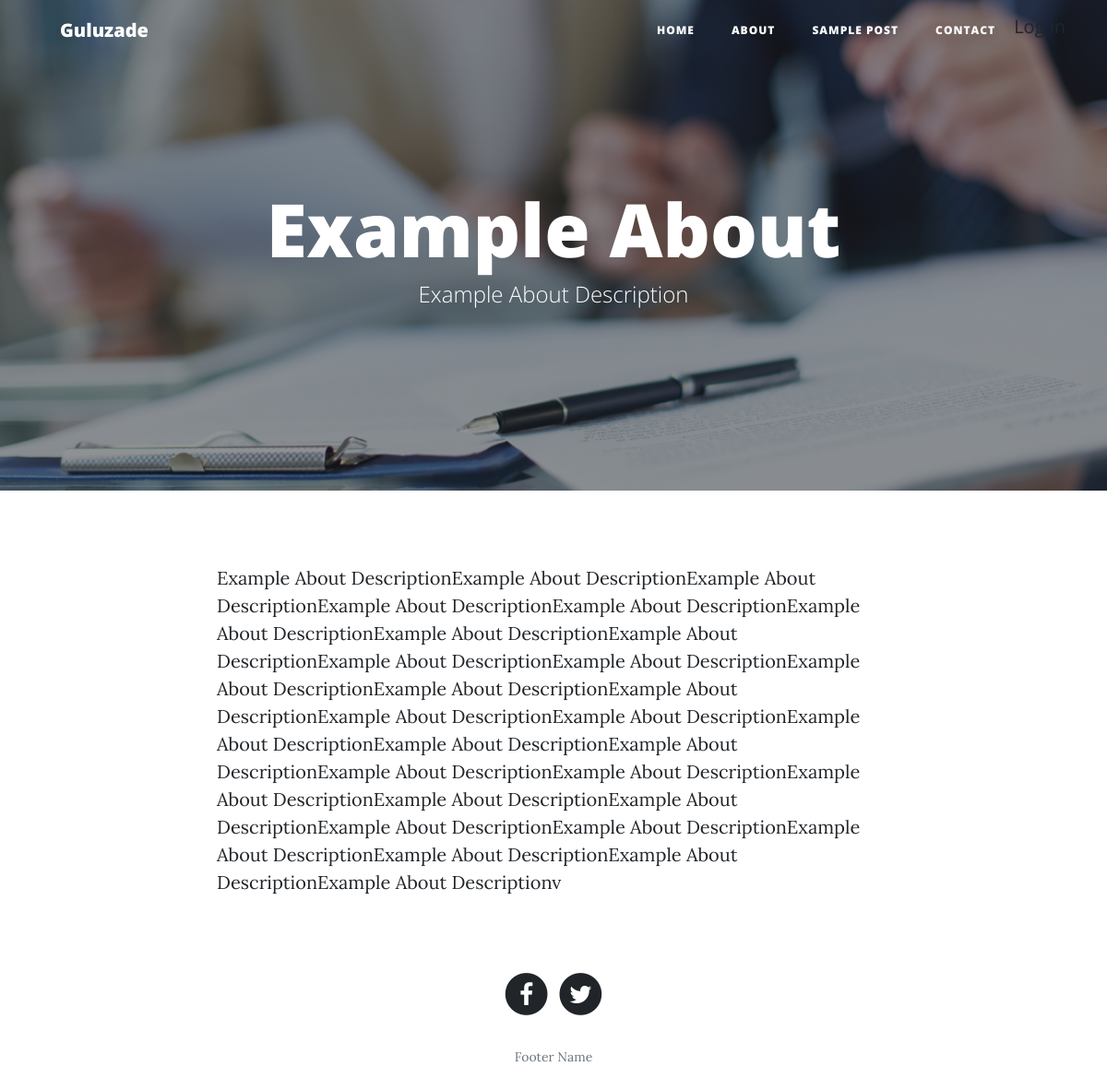
The page /about/ on the database its author committed.
### todo_app/models.py (models this page shows, shortened)
class Main_title(models.Model):
    sitename = models.CharField(max_length=255)
    mainname = models.CharField(max_length=250)
    footername = models.CharField(max_length=250)

class Menu(models.Model):
    title = models.CharField(max_length=250)
    url = models.CharField(max_length=250, null=True, blank=True)

class About_Me(models.Model):
    title = models.CharField(max_length=250)
    description = models.CharField(max_length=250)
    img = models.ImageField(upload_to="about_photo")
    text = models.TextField()

class icon(models.Model):
    icon = models.CharField(max_length=255)
    link = models.URLField()

### todo_app/views.py (the view)
# urls.py: path('about/',about,name="about"),
def about(request):
    context = common_data()
    context["menu"] = Menu.objects.all()
    context["about_title"] = About_Me.objects.all().last()
    return render(request, "about.html", context)

### todo_app/views.py (called while the page is built)
def common_data():
    context = {}
    context["title"] = Main_title.objects.last()
    context["menu"] = Menu.objects.all()
    context["icon"] = icon.objects.all()
    return context

### todo_app/templates/about.html (shortened to what this page needs)
{% extends "base.html" %}
{% block body %}
<header class="masthead" style="background-image: url('{{ about_title.img.url }}')">
    <div class="overlay"></div>
    <div class="container">
        <div class="row">
            <div class="col-lg-8 col-md-10 mx-auto">
                <div class="page-heading">
                    <h1>{{ about_title.title }}</h1>
                    <span class="subheading">{{ about_title.description }}</span>
                </div>
            </div>
        </div>
    </div>
</header>
<div class="container">
    <div class="row">
        <div class="col-lg-8 col-md-10 mx-auto">
            <p>{{ about_title.text }}</p>
        </div>
    </div>
</div>
{% endblock %}

### todo_app/templates/base.html (shortened to what this page needs)
<!DOCTYPE html>
<html lang="en">
{% load static %}
<head>
    <link href="{% static 'vendor/bootstrap/css/bootstrap.min.css' %}" rel="stylesheet">
    <link rel="stylesheet" href="https://maxcdn.bootstrapcdn.com/bootstrap/4.3.1/css/bootstrap.min.css">
    <link href="vendor/font-awesome/css/font-awesome.min.css" rel="stylesheet" type="text/css">
    <link href="{% static 'css/clean-blog.min.css' %}" rel="stylesheet">
    <link rel="stylesheet" href="https://cdnjs.cloudflare.com/ajax/libs/font-awesome/4.7.0/css/font-awesome.min.css">
</head>
<body>
<nav class="navbar navbar-expand-lg navbar-light fixed-top" id="mainNav">
    <div class="container">
        <a class="navbar-brand" href="{% url 'home' %}">{{ title.sitename }}</a>
        <div class="collapse navbar-collapse" id="navbarResponsive">
            <ul class="navbar-nav ml-auto">
                {% for menu_list in menu %}
                    <li class="nav-item">
                        <a class="nav-link" href="{{ menu_list.url }}">{{ menu_list.title }}</a>
                    </li>
                {% endfor %}
                {% if not request.user.is_authenticated %}
                    <a href="{% url 'login-view' %}">Log in</a>
                {% endif %}
            </ul>
        </div>
    </div>
</nav>
{% block body %}
{% endblock %}
<footer>
    <div class="container">
        <div class="row">
            <div class="col-lg-8 col-md-10 mx-auto">
                <ul class="list-inline text-center">
                    {% for i in icon %}
                        <a href="{{ i.link }}">
                              <span class="fa-stack fa-lg">
                                <i class="fa fa-circle fa-stack-2x"></i>
                                <i class="fa {{ i.icon }} fa-stack-1x fa-inverse"></i>
                              </span>
                        </a>
                    {% endfor %}
                </ul>
                <p class="copyright text-muted">{{ title.footername }}</p>
            </div>
        </div>
    </div>
</footer>
</body>
</html>

### rows shown on the page
Main_title: sitename "Guluzade", footername "Footer Name"
Menu: title "HOME"
Menu: title "ABOUT"
Menu: title "SAMPLE POST"
Menu: title "CONTACT"
About_Me: img (picture), title "Example About", description "Example About Description", text "Example About DescriptionExample About DescriptionExample About DescriptionExample About DescriptionExample About DescriptionExample About DescriptionExample About DescriptionExample About DescriptionExample About DescriptionExample About DescriptionExample About DescriptionExample About DescriptionExample About DescriptionExample About DescriptionExample About DescriptionExample About DescriptionExample About DescriptionExample About DescriptionExample About DescriptionExample About DescriptionExample About DescriptionExample About DescriptionExample About DescriptionExample About DescriptionExample About DescriptionExample About DescriptionExample About DescriptionExample About…"
